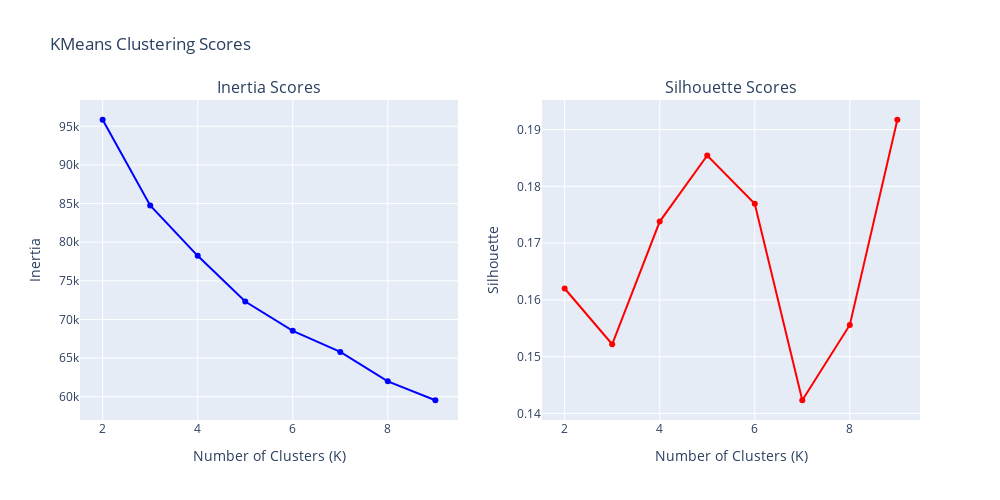

Notebook code cell kept with this figure:
### Code cell
scaled_df_copy = scale_features(df_copy)

# Define k_range
k_range = range(2, 10)

# Calculate KMeans scores using the scaled copy of the dataframe
inertias, silhouettes = calculate_kmeans_score(scaled_df_copy, k_range)

# Plot the scores using Plotly
plot_kmeans_scores(k_range, inertias, silhouettes)

### Figure 1 — Plotly figure (JSON) as saved in the notebook; plotly's stock layout.template omitted (floating-point values rounded to 4 significant figures)
{"data": [{"line": {"color": "blue"}, "marker": {"color": "blue"}, "mode": "lines+markers", "name": "Inertia", "type": "scatter", "x": [2, 3, 4, 5, 6, 7, 8, 9], "xaxis": "x", "y": [95850.0, 84750.0, 78240.0, 72320.0, 68520.0, 65800.0, 61980.0, 59540.0], "yaxis": "y"}, {"line": {"color": "red"}, "marker": {"color": "red"}, "mode": "lines+markers", "name": "Silhouettes", "type": "scatter", "x": [2, 3, 4, 5, 6, 7, 8, 9], "xaxis": "x2", "y": [0.162, 0.1522, 0.1738, 0.1854, 0.1769, 0.1423, 0.1556, 0.1917], "yaxis": "y2"}], "layout": {"annotations": [{"font": {"size": 16}, "showarrow": false, "text": "Inertia Scores", "x": 0.225, "xanchor": "center", "xref": "paper", "y": 1, "yanchor": "bottom", "yref": "paper"}, {"font": {"size": 16}, "showarrow": false, "text": "Silhouette Scores", "x": 0.775, "xanchor": "center", "xref": "paper", "y": 1, "yanchor": "bottom", "yref": "paper"}], "height": 500, "showlegend": false, "title": {"text": "KMeans Clustering Scores"}, "width": 1000, "xaxis": {"anchor": "y", "domain": [0, 0.45], "title": {"text": "Number of Clusters (K)"}}, "xaxis2": {"anchor": "y2", "domain": [0.55, 1], "title": {"text": "Number of Clusters (K)"}}, "yaxis": {"anchor": "x", "domain": [0, 1], "title": {"text": "Inertia"}}, "yaxis2": {"anchor": "x2", "domain": [0, 1], "title": {"text": "Silhouette"}}}}
